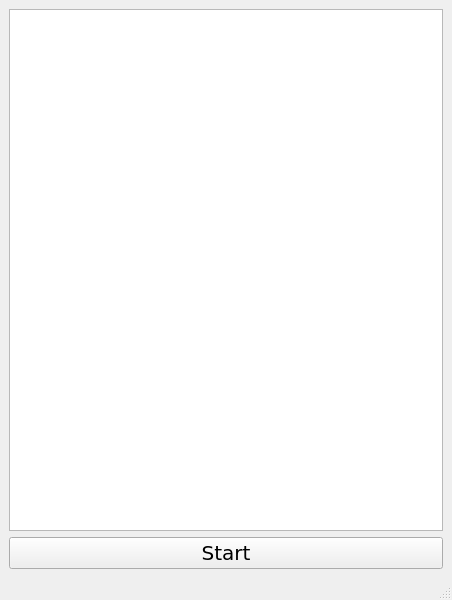
<?xml version="1.0" encoding="UTF-8"?>
<ui version="4.0">
 <class>MainWindow</class>
 <widget class="QMainWindow" name="MainWindow">
  <property name="geometry">
   <rect>
    <x>0</x>
    <y>0</y>
    <width>452</width>
    <height>600</height>
   </rect>
  </property>
  <property name="windowTitle">
   <string>MainWindow</string>
  </property>
  <widget class="QWidget" name="centralwidget">
   <layout class="QVBoxLayout" name="verticalLayout">
    <item>
     <widget class="QListWidget" name="castles_listWidget">
      <property name="font">
       <font>
        <family>DejaVu Sans</family>
        <pointsize>15</pointsize>
       </font>
      </property>
     </widget>
    </item>
    <item>
     <widget class="QPushButton" name="start_pushButton">
      <property name="font">
       <font>
        <family>DejaVu Sans</family>
        <pointsize>15</pointsize>
       </font>
      </property>
      <property name="text">
       <string>Start</string>
      </property>
     </widget>
    </item>
   </layout>
  </widget>
  <widget class="QStatusBar" name="statusbar"/>
 </widget>
 <resources/>
 <connections/>
</ui>
